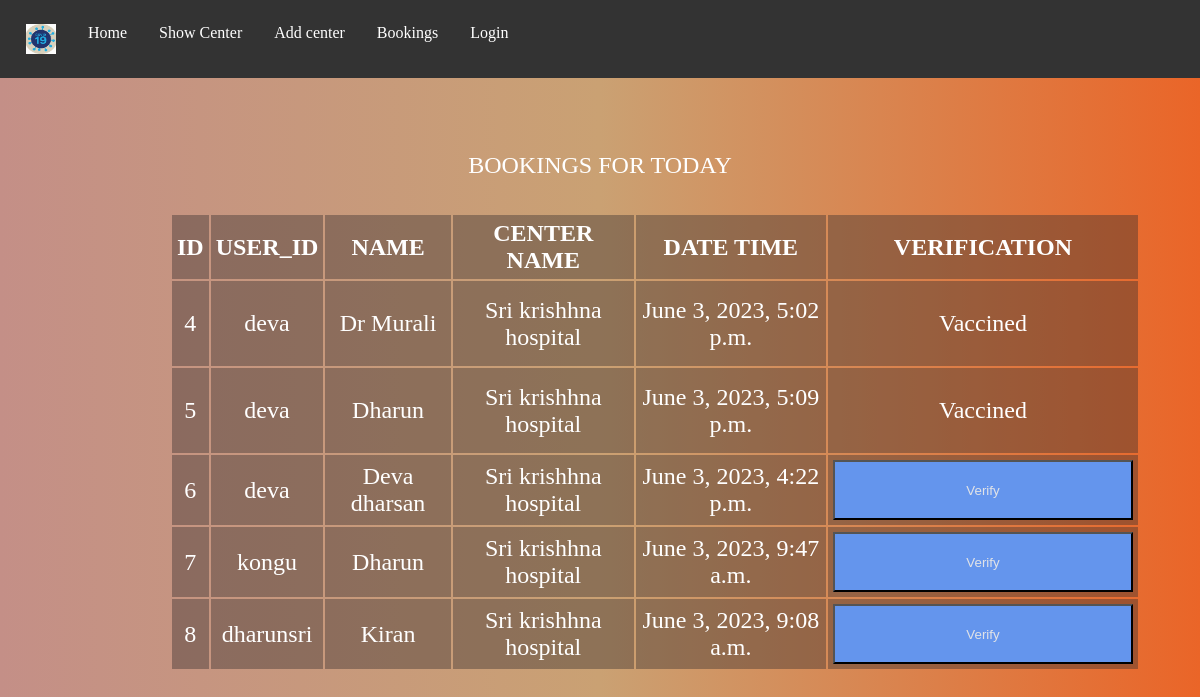
/abookings, run on the app's committed database.
### vacbok/models.py (models this page shows)
class Bookings(models.Model):
    username=models.CharField(max_length=100)
    vaccine_center=models.CharField(max_length=100)
    e_mail=models.CharField(max_length=100,default="")
    first_name=models.CharField(max_length=100)
    last_name=models.CharField(max_length=100)
    contact_number=models.CharField(max_length=10)
    book_date=models.DateTimeField()
    is_verified=models.BooleanField(default=False)
    cre_time=models.DateTimeField(auto_now_add=True)

### vacbok/views.py (the view)
# urls.py: path('abookings',views.abookings,name="abookings"),
def abookings(request):
    cent=Bookings.objects.all()
    context={'center':cent}
    return render(request,'vacbok/admin/abookings.html',context)

### vacbok/templates/vacbok/admin/abookings.html
{% extends 'admin_main.html' %}
{% block content %}
<div>
    <p>BOOKINGS FOR TODAY</p>
    <table>
        <tr>
          <th>ID</th>
          <th>USER_ID</th>
          <th>NAME</th>
          <th>CENTER NAME</th>
          <th>DATE TIME</th>
          <th>VERIFICATION</th>
        </tr>
    {% for c in center %}
        <tr>
            <td>{{c.id}} </td>
            <td>{{c.username}}  </td>
            <td>{{c.first_name}}  </td>
            <td>{{c.vaccine_center}}  </td>
            <td>{{c.book_date}}</td>
            <td>
            {% if c.is_verified %}
                <p>Vaccined</p>
            {% else %}
                <a href="{% url 'updates' c.id %}"><button style="text-align: center;width:300px;height: 60px; color: rgb(225, 227, 231); background-color: cornflowerblue;">Verify</button></a>
        	{% endif %}
             </td>
        </tr>
    {% endfor %}
</table>
</div>
{% endblock content %}

### templates/admin_main.html (shortened to what this page needs)
<!DOCTYPE html>
<html>
    <head>
    </head>
    <body>
        {% include 'nav_admin.html' %}
        <div class="content">
        {% block content %}
        {% endblock content%}
    </div>
    </body>
</html>

### templates/nav_admin.html (shortened to what this page needs)
<!DOCTYPE html>
{% load static %}
<html>
<head>
  <link rel='stylesheet' type="text/css" media="screen" href="{% static 'styles/admin-nav.css' %}">
</head>
<body>
  <ul class="navbar">
    <li><img src="{% static 'img/1111111.jpg' %}"></li>
    <li><a href="{% url 'admin-home' %}">Home</a></li>
    <li><a href="{% url 'centersE' %}">Show Center</a></li>
    <li><a href="{% url 'add-location' %}">Add center</a></li>
    <li><a href="{% url 'abookings' %}">Bookings</a></li>
    {% if request.user.is_authenticated %}
    <li><a href="{% url 'logout' %}">Logout</a></li>
    {% else %}
    <li><a href="{% url 'login' %}">Login</a></li>
    {% endif %}
  </ul>
</body>
</html>

### static/styles/admin-nav.css (style rules this page uses)
ul.navbar { list-style-type: none; margin: 0px; padding: 10px; overflow: hidden; background-color: #333; }
ul.navbar li { float: left; }
ul.navbar li a { display: block; color: white; text-align: center; padding: 14px 16px; text-decoration: none; }
ul.navbar img { float: right; display: block; color: white; text-align: center; padding: 14px 16px; text-decoration: none; height:30px; width: 30px; }

### templates/admin_main.html (style rules this page uses)
html, body { height: 100%; margin: 0; }
table { padding: 10px; margin-left: 10%; }
tr { margin: 5px; background-color: rgba(54, 46, 46, 0.403); }
th { padding: 5px; }
td { padding: 5px; }
body { background: linear-gradient(to right, #c48f87,#caa173, #ea6528); }
.content { color: white; text-align: center; padding: 50px; font-size: 24px; }

### data on the page
Bookings: id "4", username "deva", first_name "Dr Murali", vaccine_center "Sri krishhna hospital", book_date "June 3, 2023, 5:02 p.m.", is_verified "Vaccined"
Bookings: id "5", username "deva", first_name "Dharun", vaccine_center "Sri krishhna hospital", book_date "June 3, 2023, 5:09 p.m.", is_verified "Vaccined"
Bookings: id "6", username "deva", first_name "Deva dharsan", vaccine_center "Sri krishhna hospital", book_date "June 3, 2023, 4:22 p.m.", is_verified "Verify"
Bookings: id "7", username "kongu", first_name "Dharun", vaccine_center "Sri krishhna hospital", book_date "June 3, 2023, 9:47 a.m.", is_verified "Verify"
Bookings: id "8", username "dharunsri", first_name "Kiran", vaccine_center "Sri krishhna hospital", book_date "June 3, 2023, 9:08 a.m.", is_verified "Verify"
